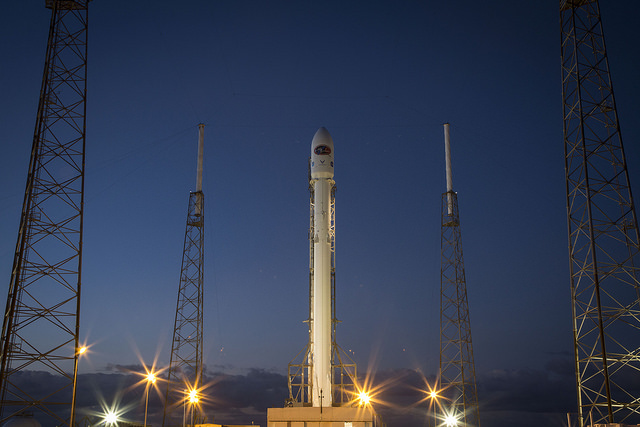
#> input picture skimage.data.rocket(), 640 x 427 px
$ jupyter execute Part1.ipynb
#> lines starting #> are read from the running program, lines starting #| are printed output that depends on the picture; after the words box and inside, x2 and y2 are one past the last pixel; in counts of white or black regions, pixels touching at a corner belong together
# Image Processing using Skimage

[cell 1]
import matplotlib.pyplot as plt


def show_image(image, title="Image", cmap_type="gray"):
    plt.imshow(image, cmap=cmap_type)
    plt.title(title)
    plt.axis("off")
    plt.show()

[cell 2]
import matplotlib.pyplot as plt


def plot_hist(image, thresh):
    plt.hist(image.ravel(), bins=256)
    plt.axvline(thresh, color="r")
    plt.title("Histogram")
    plt.show()

[cell 3]
import matplotlib.pyplot as plt


def plot_comparison(
    original, filtered, title_filtered, title_original="Original", sz=(10, 8)
):
    fig, (ax1, ax2) = plt.subplots(ncols=2, figsize=sz, sharex=True, sharey=True)
    ax1.imshow(original, cmap=plt.cm.gray)
    ax1.set_title(title_original)
    ax1.axis("off")
    ax2.imshow(filtered, cmap=plt.cm.gray)
    ax2.set_title(title_filtered)
    ax2.axis("off")

## 1. Visualizing image of rocket

[cell 4]
from skimage import data
import numpy as np

rocket_image = data.rocket()
#> rocket_image is the input picture: shape (427, 640, 3); mean R, G, B 52.3, 61.3, 82.3
show_image(rocket_image, "rocket_image")

## 2. Converting to grayscale and flipping the image

[cell 5]
from skimage import color

image = plt.imread("images/jasmine.jpg")
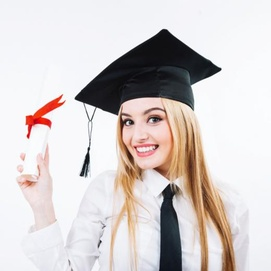
#> input picture images/jasmine.jpg, 271 x 271 px, shrunk from 520 x 520 before the run
#> image is the input picture: shape (271, 271, 3); mean R, G, B 213.3, 206.3, 205.2
grayscale = color.rgb2gray(image)
# Vertically flipped image
vertically_flipped = np.flipud(image)
plot_comparison(image, vertically_flipped, "Vertically flipped image")
# show_image(vertically_flipped, "Vertically flipped image")

# Horizontally flipped image
horizontally_flipped = np.fliplr(image)
plot_comparison(image, horizontally_flipped, "Horizontally flipped image")
# show_image(horizontally_flipped, "Horizontally flipped image")

## 3. Histogram of an image
- Analysis
- Thresholding
- Brightness and contrast
- Equalize an image

*From the following image's histogram we can tell that it has variety of shades of red*

[cell 6]
image = plt.imread(r"images/hannah.tiff")
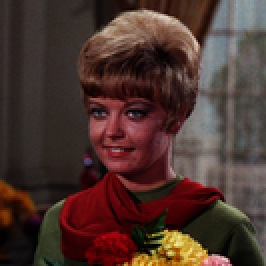
#> input picture images/hannah.tiff, 133 x 133 px, shrunk from 256 x 256 before the run (shown 2 times larger)
#> image is the input picture: shape (133, 133, 3); mean R, G, B 75.8, 52.6, 46.3
show_image(image)
red = image[:, :, 0]
plt.hist(red.ravel(), bins=256)
plt.title("Red Histogram")
plt.show()
#> figure, not shown here; tallest bar 351 high, from x = 50.8 to 51.8

## 4. Thresholding
- Partitioning an image into a foreground and background
- By making it black and white
- We do so by setting each pixel to:
    - 255 (white) if pixel > thresh value
    - 0 (black) if pixel < thresh value

[cell 7]
from skimage.filters import threshold_mean

image = data.camera()
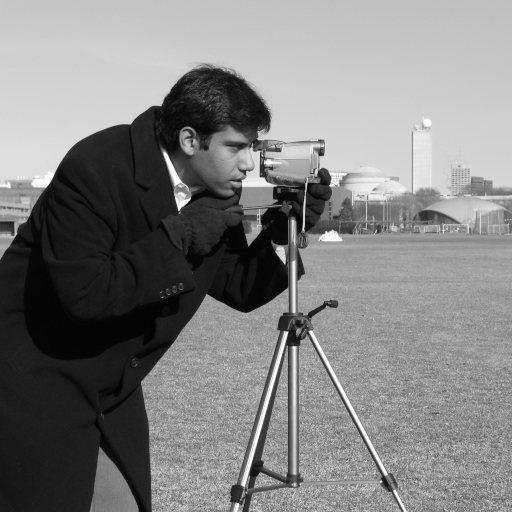
#> input picture skimage.data.camera(), 512 x 512 px
#> image is the input picture: shape (512, 512); min 0, max 255, mean 129.1
# Obtain the optimal threshold value
# thresh = (np.max(grayscale) - np.min(grayscale)) / 2
thresh = threshold_mean(image)
#> thresh = 129.1

# Apply thresholding to the image
binary = image > thresh
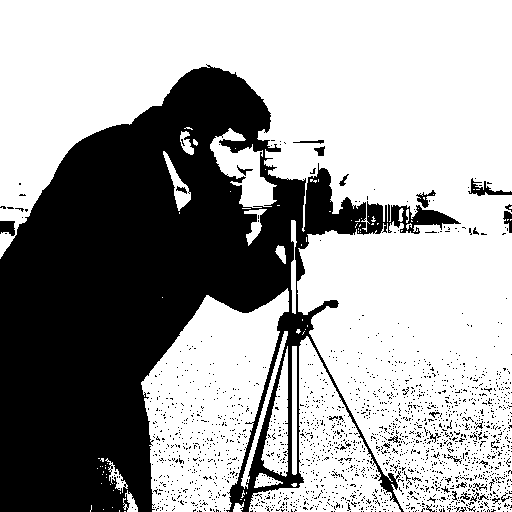
#> binary: shape (512, 512) bool; 63.7% white; 1918 black regions (1885 under 20 px), largest, box (x1, y1, x2, y2) and area: (0, 64, 461, 512) 89015, (468, 178, 512, 196) 265, (0, 221, 15, 236) 181

# Show the original and thresholded
# show_image(image, "Original")
# show_image(binary, "Thresholded")
plot_hist(image, thresh)
plot_comparison(image, binary, "Thresholded")

[cell 8]
image = data.camera()

# Apply thresholding to the image
inverted_binary = image <= thresh

# Show the original and thresholded
# show_image(image, "Original")
# show_image(inverted_binary, "Inverted thresholded")
plot_comparison(image, inverted_binary, "Inverted threshold")

## Categories of thresholding
- Global or histogram based: good for uniform backgrounds
- Local or adaptive: for uneven background illumination

## 4.1 Global (Uniform background)

[cell 9]
# Import the otsu threshold function
from skimage.filters import threshold_otsu

chess_pieces_image = plt.imread("images/chess_pieces.jpg")
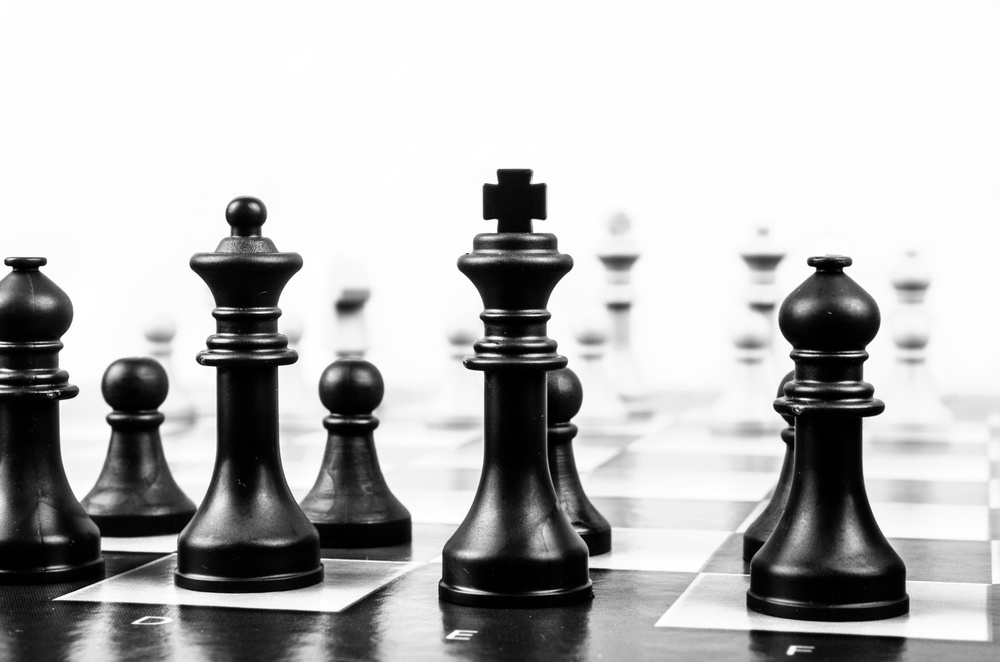
#> input picture images/chess_pieces.jpg, 1000 x 662 px, shrunk from 1920 x 1271 before the run
#> chess_pieces_image is the input picture: shape (662, 1000, 3); min 0, max 255, mean 185.6
# Make the image grayscale using rgb2gray
chess_pieces_image_gray = color.rgb2gray(chess_pieces_image)

# Obtain the optimal threshold value with otsu
thresh = threshold_otsu(chess_pieces_image_gray)
#> thresh = 0.553

# Apply thresholding to the image
binary = chess_pieces_image_gray > thresh
#> binary: shape (662, 1000) bool; 72% white; 81 black regions (58 under 20 px), largest, box (x1, y1, x2, y2) and area: (0, 197, 412, 662) 84422, (438, 169, 628, 662) 46653, (742, 257, 910, 622) 34860

# Show the image
plot_comparison(chess_pieces_image_gray, binary, "Thresholded image", sz=(15, 10))

[cell 10]
# Import the otsu threshold function
from skimage.filters import threshold_otsu

image = data.camera()
# Obtain the optimal otsu global thresh value
global_thresh = threshold_otsu(image)
#> global_thresh = 102

# Obtain the binary image by applying global thresholding
binary_global = image > global_thresh
#> binary_global: shape (512, 512) bool; 67.9% white; 179 black regions (168 under 20 px), largest, box (x1, y1, x2, y2) and area: (0, 67, 403, 512) 82891, (418, 210, 460, 224) 293, (0, 221, 14, 235) 163

# Show the binary image obtained
plot_comparison(image, binary_global, "Global thresholding")
# show_image(binary_global, "Global thresholding")
# plot_hist(image, thresh)

[cell 11]
tools_image = plt.imread("images/tools_image.jpg")
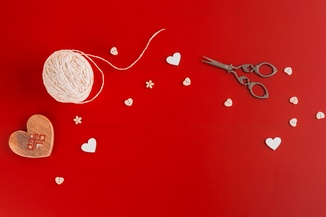
#> input picture images/tools_image.jpg, 326 x 217 px, shrunk from 626 x 417 before the run
#> tools_image is the input picture: shape (217, 326, 3); mean R, G, B 191.6, 23.3, 21.5
# show_image(tools_image, "tools_image")
# Import threshold and gray convertor functions
from skimage.filters import threshold_otsu
from skimage.color import rgb2gray

# Turn the image grayscale
gray_tools_image = rgb2gray(tools_image)
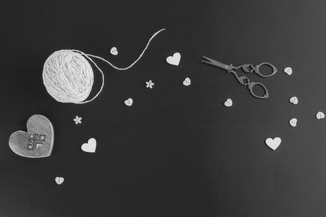
#> gray_tools_image: shape (217, 326) float64; min 0.0517, max 0.947, mean 0.231
# show_image(gray_tools_image, "gray_tools_image")
plot_comparison(tools_image, gray_tools_image, "Grayscale image")

# Obtain the optimal thresh
thresh = threshold_otsu(gray_tools_image)
#> thresh = 0.456

# Obtain the binary image by applying thresholding
binary_image = gray_tools_image > thresh
#> binary_image: shape (217, 326) bool; 6.5% white; 53 white regions (35 under 20 px), largest, box (x1, y1, x2, y2) and area: (42, 29, 165, 104) 2446, (9, 115, 54, 158) 1039, (81, 138, 96, 152) 153

# Show the resulting binary image
# show_image(binary_image, "Binarized image")
plot_comparison(tools_image, binary_image, "Binarized image")

## 4.2 Local (Uneven background)

[cell 12]
# Import the local threshold function
from skimage.filters import threshold_local

page = data.page()
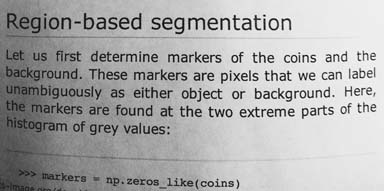
#> input picture skimage.data.page(), 384 x 191 px
#> page is the input picture: shape (191, 384); min 0, max 255, mean 171.5
# show_image(page, "Original Image")
# Set the block size to 35
block_size = 185

# Obtain the optimal local thresholding
local_thresh = threshold_local(page, block_size, offset=10)
# Obtain the binary image by applying local thresholding
binary_local = page > local_thresh
#> binary_local: shape (191, 384) bool; 84.2% white; black in thin lines or dots

# Show the binary image
# show_image(binary_local, "Local thresholding")
plot_comparison(page, binary_local, "Local thresholding")

## 4.3 Trying out different thresholding algorithms

[cell 13]
fruits_image = plt.imread("images/fruits_image.jpg")
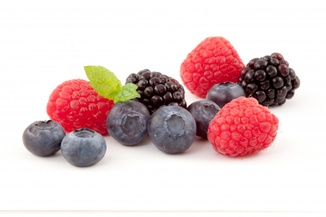
#> input picture images/fruits_image.jpg, 326 x 217 px, shrunk from 626 x 417 before the run
#> fruits_image is the input picture: shape (217, 326, 3); mean R, G, B 223.3, 201.1, 201.4
show_image(fruits_image, "fruits_image")
# Import the try all function
from skimage.filters import try_all_threshold

# Import the rgb to gray convertor function
from skimage.color import rgb2gray

# Turn the fruits_image to grayscale
grayscale = rgb2gray(fruits_image)
#> grayscale: shape (217, 326) float64

# Use the try all method on the resulting grayscale image
fig, ax = try_all_threshold(grayscale, verbose=False)

# Show the resulting plots
plt.show()
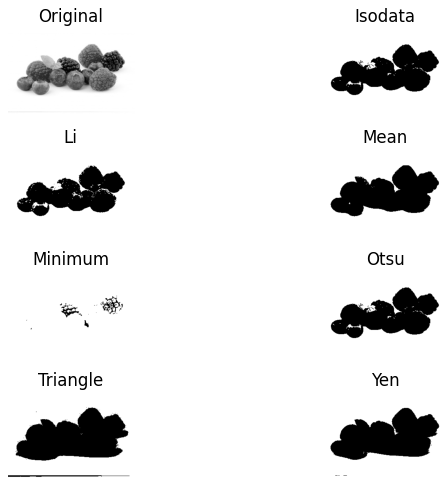
#> figure drawn by matplotlib, 8 panels
# Yen and mean are best so far
